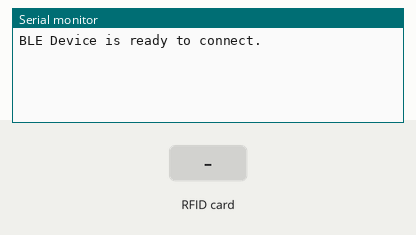
This sketch was run on a simulated ESP32. Parts: the last lines printed to the serial monitor. The inputs (shaded band) are chosen by the test bench. Nothing arrives over Bluetooth unless stated; a phone connects over Bluetooth LE 3 s after start.

Above: at 1.3 s.
1.4 s: RFID card C3 48 EB 24 held to the reader
At 2.0 s:
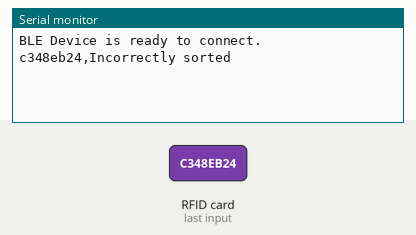
4.4 s: RFID card 73 A3 50 25 held to the reader
At 5.6 s:
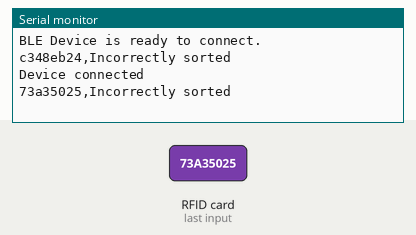
5.9 s: RFID card D3 50 DF F4 held to the reader
At 7.1 s:
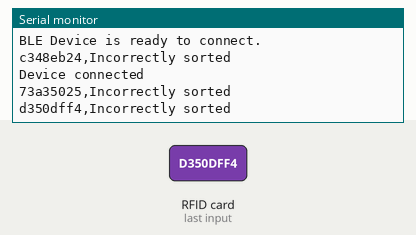
7.4 s: RFID card 5E 7A 19 C4 held to the reader
At 8.5 s:
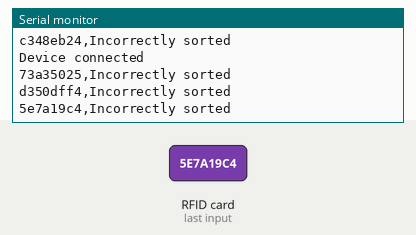

The sketch:

autistic_project.ino
```cpp
#include <MFRC522.h>
#include <SPI.h>
#include <BLEDevice.h>
#include <BLEUtils.h>
#include <BLEServer.h>

// Define pins for RFID readers
#define SS_PIN1 15
#define RST_PIN1 5
#define SS_PIN2 4
#define RST_PIN2 2
#define SS_PIN3 22
#define RST_PIN3 21

// Initialize RFID readers
MFRC522 mfrc522_1(SS_PIN1, RST_PIN1);
MFRC522 mfrc522_2(SS_PIN2, RST_PIN2);
MFRC522 mfrc522_3(SS_PIN3, RST_PIN3);

// BLE Server and Characteristic
BLEServer* pServer = nullptr;
BLECharacteristic* pCharacteristic = nullptr;
bool deviceConnected = false;

// BLE UUIDs
const char* SERVICE_UUID = "4fafc201-1fb5-459e-8fcc-c5c9c331914b";
const char* CHARACTERISTIC_UUID_RX = "beb5483e-36e1-4688-b7f5-ea07361b26a8";

// RFID tag data for each waste category
byte foodTags[][4] = {{0xC3, 0x48, 0xEB, 0x24}, {0x73, 0xA3, 0x50, 0x25}};
byte paperTags[][4] = {{0xD3, 0x50, 0xDF, 0xF4}, {0x93, 0x56, 0xDB, 0xF7}};
byte plasticTags[][4] = {{0x83, 0x30, 0xD7, 0x24}, {0x43, 0xE6, 0x35, 0x25}};

// Callback class for BLE connections
class MyServerCallbacks : public BLEServerCallbacks {
public:
    void onConnect(BLEServer* pServer) {
        deviceConnected = true;
        Serial.println("Device connected");
    }

    void onDisconnect(BLEServer* pServer) {
        deviceConnected = false;
        Serial.println("Device disconnected");
    }
};

void setup() {
    Serial.begin(9600); // Initialize serial communication
    SPI.begin(); // Initialize SPI bus

    // Initialize RFID readers
    mfrc522_1.PCD_Init();
    mfrc522_2.PCD_Init();
    mfrc522_3.PCD_Init();

    // Create BLE Device and Server
    BLEDevice::init("BinBuddy");
    pServer = BLEDevice::createServer();
    pServer->setCallbacks(new MyServerCallbacks());

    // Create BLE Service and Characteristic
    BLEService* pService = pServer->createService(SERVICE_UUID);
    pCharacteristic = pService->createCharacteristic(
        CHARACTERISTIC_UUID_RX,
        BLECharacteristic::PROPERTY_READ |
        BLECharacteristic::PROPERTY_WRITE |
        BLECharacteristic::PROPERTY_NOTIFY |
        BLECharacteristic::PROPERTY_INDICATE
    );

    // Start BLE service and advertising
    pService->start();
    pServer->getAdvertising()->start();

    Serial.println("BLE Device is ready to connect.");
}

void loop() {
    checkRFIDTag(mfrc522_1, "Food Waste", foodTags, 2);
    checkRFIDTag(mfrc522_2, "Paper Waste", paperTags, 2);
    checkRFIDTag(mfrc522_3, "Plastic Waste", plasticTags, 2);
}

void checkRFIDTag(MFRC522& mfrc522, const char* wasteType, byte tags[][4], int tagCount) {
    if (mfrc522.PICC_IsNewCardPresent() && mfrc522.PICC_ReadCardSerial()) {
        byte* uid = mfrc522.uid.uidByte;

        bool correctCategory = false;
        for (int i = 0; i < tagCount; i++) {
            if (compareTag(uid, tags[i])) {
                correctCategory = true;
                break;
            }
        }

        String uidStr = getTagIDString(uid);
        // String message = "RFID Reader: " + String(wasteType) + " - Tag ID: " + uidStr + " - ";
        String message = uidStr;
        if (correctCategory) {
            message += ",Correctly sorted";
        } else {
            message += ",Incorrectly sorted";
        }

        Serial.println(message);

        if (deviceConnected) {
            pCharacteristic->setValue(message.c_str());
            pCharacteristic->notify(); // Notify Flutter app
            delay(500);
            pCharacteristic->setValue("");
            pCharacteristic->notify(); // Notify Flutter app

        }

        delay(1000); // Prevent multiple readings
    }
}

bool compareTag(byte* tag1, byte* tag2) {
    for (int i = 0; i < 4; i++) {
        if (tag1[i] != tag2[i]) {
            return false;
        }
    }
    return true;
}

String getTagIDString(byte* uid) {
    String uidStr = "";
    for (int i = 0; i < 4; i++) {
        if (uid[i] < 0x10) {
            uidStr += "0";
        }
        uidStr += String(uid[i], HEX);
    }
    return uidStr;
}
```

Measured:
- after the input at 1.4 s, the serial monitor: prints a new line at once (image 1)
- after the input at 4.4 s, the serial monitor: prints a new line at once (image 2)
- after the input at 5.9 s, the serial monitor: prints a new line at once (image 3)
- after the input at 7.4 s, the serial monitor: prints a new line at once (image 4)
